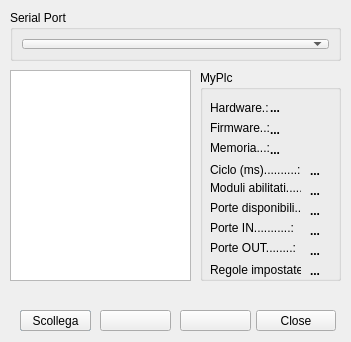
<?xml version="1.0" encoding="UTF-8"?>
<ui version="4.0">
 <class>DialogSerial</class>
 <widget class="QDialog" name="DialogSerial">
  <property name="geometry">
   <rect>
    <x>0</x>
    <y>0</y>
    <width>351</width>
    <height>342</height>
   </rect>
  </property>
  <property name="windowTitle">
   <string>Dialog</string>
  </property>
  <widget class="QGroupBox" name="selectBox">
   <property name="geometry">
    <rect>
     <x>10</x>
     <y>10</y>
     <width>331</width>
     <height>51</height>
    </rect>
   </property>
   <property name="title">
    <string>Serial Port</string>
   </property>
   <layout class="QGridLayout" name="gridLayout">
    <item row="0" column="0">
     <widget class="QComboBox" name="serialPortInfoListBox"/>
    </item>
   </layout>
  </widget>
  <widget class="QPlainTextEdit" name="logBox">
   <property name="geometry">
    <rect>
     <x>10</x>
     <y>70</y>
     <width>181</width>
     <height>211</height>
    </rect>
   </property>
  </widget>
  <widget class="QPushButton" name="pbConnect">
   <property name="geometry">
    <rect>
     <x>20</x>
     <y>310</y>
     <width>71</width>
     <height>21</height>
    </rect>
   </property>
   <property name="text">
    <string>Collega</string>
   </property>
  </widget>
  <widget class="QGroupBox" name="groupBox_2">
   <property name="geometry">
    <rect>
     <x>200</x>
     <y>70</y>
     <width>141</width>
     <height>211</height>
    </rect>
   </property>
   <property name="title">
    <string>MyPlc</string>
   </property>
   <widget class="QLabel" name="lb_modules">
    <property name="geometry">
     <rect>
      <x>110</x>
      <y>110</y>
      <width>21</width>
      <height>21</height>
     </rect>
    </property>
    <property name="font">
     <font>
      <weight>75</weight>
      <bold>true</bold>
     </font>
    </property>
    <property name="text">
     <string>...</string>
    </property>
   </widget>
   <widget class="QLabel" name="lb_rules">
    <property name="geometry">
     <rect>
      <x>110</x>
      <y>190</y>
      <width>21</width>
      <height>21</height>
     </rect>
    </property>
    <property name="font">
     <font>
      <weight>75</weight>
      <bold>true</bold>
     </font>
    </property>
    <property name="text">
     <string>...</string>
    </property>
   </widget>
   <widget class="QLabel" name="lb_memory">
    <property name="geometry">
     <rect>
      <x>70</x>
      <y>70</y>
      <width>61</width>
      <height>20</height>
     </rect>
    </property>
    <property name="font">
     <font>
      <weight>75</weight>
      <bold>true</bold>
     </font>
    </property>
    <property name="text">
     <string>...</string>
    </property>
   </widget>
   <widget class="QLabel" name="label_10">
    <property name="geometry">
     <rect>
      <x>10</x>
      <y>130</y>
      <width>91</width>
      <height>16</height>
     </rect>
    </property>
    <property name="text">
     <string>Porte disponibili...:</string>
    </property>
   </widget>
   <widget class="QLabel" name="lb_hardware">
    <property name="geometry">
     <rect>
      <x>70</x>
      <y>30</y>
      <width>61</width>
      <height>16</height>
     </rect>
    </property>
    <property name="font">
     <font>
      <weight>75</weight>
      <bold>true</bold>
     </font>
    </property>
    <property name="text">
     <string>...</string>
    </property>
   </widget>
   <widget class="QLabel" name="lb_cycle">
    <property name="geometry">
     <rect>
      <x>110</x>
      <y>90</y>
      <width>21</width>
      <height>21</height>
     </rect>
    </property>
    <property name="font">
     <font>
      <weight>75</weight>
      <bold>true</bold>
     </font>
    </property>
    <property name="text">
     <string>...</string>
    </property>
   </widget>
   <widget class="QLabel" name="label_11">
    <property name="geometry">
     <rect>
      <x>10</x>
      <y>110</y>
      <width>91</width>
      <height>16</height>
     </rect>
    </property>
    <property name="text">
     <string>Moduli abilitati.....:</string>
    </property>
   </widget>
   <widget class="QLabel" name="label_12">
    <property name="geometry">
     <rect>
      <x>10</x>
      <y>150</y>
      <width>91</width>
      <height>16</height>
     </rect>
    </property>
    <property name="text">
     <string>Porte IN...........:</string>
    </property>
   </widget>
   <widget class="QLabel" name="label_13">
    <property name="geometry">
     <rect>
      <x>10</x>
      <y>190</y>
      <width>91</width>
      <height>20</height>
     </rect>
    </property>
    <property name="text">
     <string>Regole impostate.:</string>
    </property>
   </widget>
   <widget class="QLabel" name="label_14">
    <property name="geometry">
     <rect>
      <x>10</x>
      <y>70</y>
      <width>61</width>
      <height>16</height>
     </rect>
    </property>
    <property name="text">
     <string>Memoria...:</string>
    </property>
   </widget>
   <widget class="QLabel" name="lb_total">
    <property name="geometry">
     <rect>
      <x>110</x>
      <y>130</y>
      <width>21</width>
      <height>21</height>
     </rect>
    </property>
    <property name="font">
     <font>
      <weight>75</weight>
      <bold>true</bold>
     </font>
    </property>
    <property name="text">
     <string>...</string>
    </property>
   </widget>
   <widget class="QLabel" name="lb_in">
    <property name="geometry">
     <rect>
      <x>110</x>
      <y>150</y>
      <width>21</width>
      <height>21</height>
     </rect>
    </property>
    <property name="font">
     <font>
      <weight>75</weight>
      <bold>true</bold>
     </font>
    </property>
    <property name="text">
     <string>...</string>
    </property>
   </widget>
   <widget class="QLabel" name="label_15">
    <property name="geometry">
     <rect>
      <x>10</x>
      <y>50</y>
      <width>61</width>
      <height>16</height>
     </rect>
    </property>
    <property name="text">
     <string>Firmware..:</string>
    </property>
   </widget>
   <widget class="QLabel" name="lb_firmware">
    <property name="geometry">
     <rect>
      <x>70</x>
      <y>50</y>
      <width>61</width>
      <height>20</height>
     </rect>
    </property>
    <property name="font">
     <font>
      <weight>75</weight>
      <bold>true</bold>
     </font>
    </property>
    <property name="text">
     <string>...</string>
    </property>
   </widget>
   <widget class="QLabel" name="label_16">
    <property name="geometry">
     <rect>
      <x>10</x>
      <y>30</y>
      <width>61</width>
      <height>16</height>
     </rect>
    </property>
    <property name="text">
     <string>Hardware.: </string>
    </property>
   </widget>
   <widget class="QLabel" name="label_17">
    <property name="geometry">
     <rect>
      <x>10</x>
      <y>90</y>
      <width>91</width>
      <height>20</height>
     </rect>
    </property>
    <property name="text">
     <string>Ciclo (ms)..........:</string>
    </property>
   </widget>
   <widget class="QLabel" name="label_18">
    <property name="geometry">
     <rect>
      <x>10</x>
      <y>170</y>
      <width>91</width>
      <height>16</height>
     </rect>
    </property>
    <property name="text">
     <string>Porte OUT........:</string>
    </property>
   </widget>
   <widget class="QLabel" name="lb_out">
    <property name="geometry">
     <rect>
      <x>110</x>
      <y>170</y>
      <width>21</width>
      <height>21</height>
     </rect>
    </property>
    <property name="font">
     <font>
      <weight>75</weight>
      <bold>true</bold>
     </font>
    </property>
    <property name="text">
     <string>...</string>
    </property>
   </widget>
  </widget>
  <widget class="QPushButton" name="pbRetrieve">
   <property name="geometry">
    <rect>
     <x>100</x>
     <y>310</y>
     <width>71</width>
     <height>21</height>
    </rect>
   </property>
   <property name="icon">
    <iconset resource="resources.qrc">
     <normaloff>:/images/up.png</normaloff>:/images/up.png</iconset>
   </property>
   <property name="iconSize">
    <size>
     <width>20</width>
     <height>20</height>
    </size>
   </property>
  </widget>
  <widget class="QDialogButtonBox" name="buttonBox">
   <property name="geometry">
    <rect>
     <x>240</x>
     <y>310</y>
     <width>111</width>
     <height>21</height>
    </rect>
   </property>
   <property name="standardButtons">
    <set>QDialogButtonBox::Close</set>
   </property>
   <property name="centerButtons">
    <bool>true</bool>
   </property>
  </widget>
  <widget class="QPushButton" name="pbRewrite">
   <property name="geometry">
    <rect>
     <x>180</x>
     <y>310</y>
     <width>71</width>
     <height>21</height>
    </rect>
   </property>
   <property name="icon">
    <iconset resource="resources.qrc">
     <normaloff>:/images/down-red.png</normaloff>:/images/down-red.png</iconset>
   </property>
   <property name="iconSize">
    <size>
     <width>20</width>
     <height>20</height>
    </size>
   </property>
  </widget>
  <widget class="QPushButton" name="pbDisconnect">
   <property name="geometry">
    <rect>
     <x>20</x>
     <y>310</y>
     <width>71</width>
     <height>21</height>
    </rect>
   </property>
   <property name="text">
    <string>Scollega</string>
   </property>
  </widget>
 </widget>
 <resources>
  <include location="resources.qrc"/>
 </resources>
 <connections/>
</ui>
